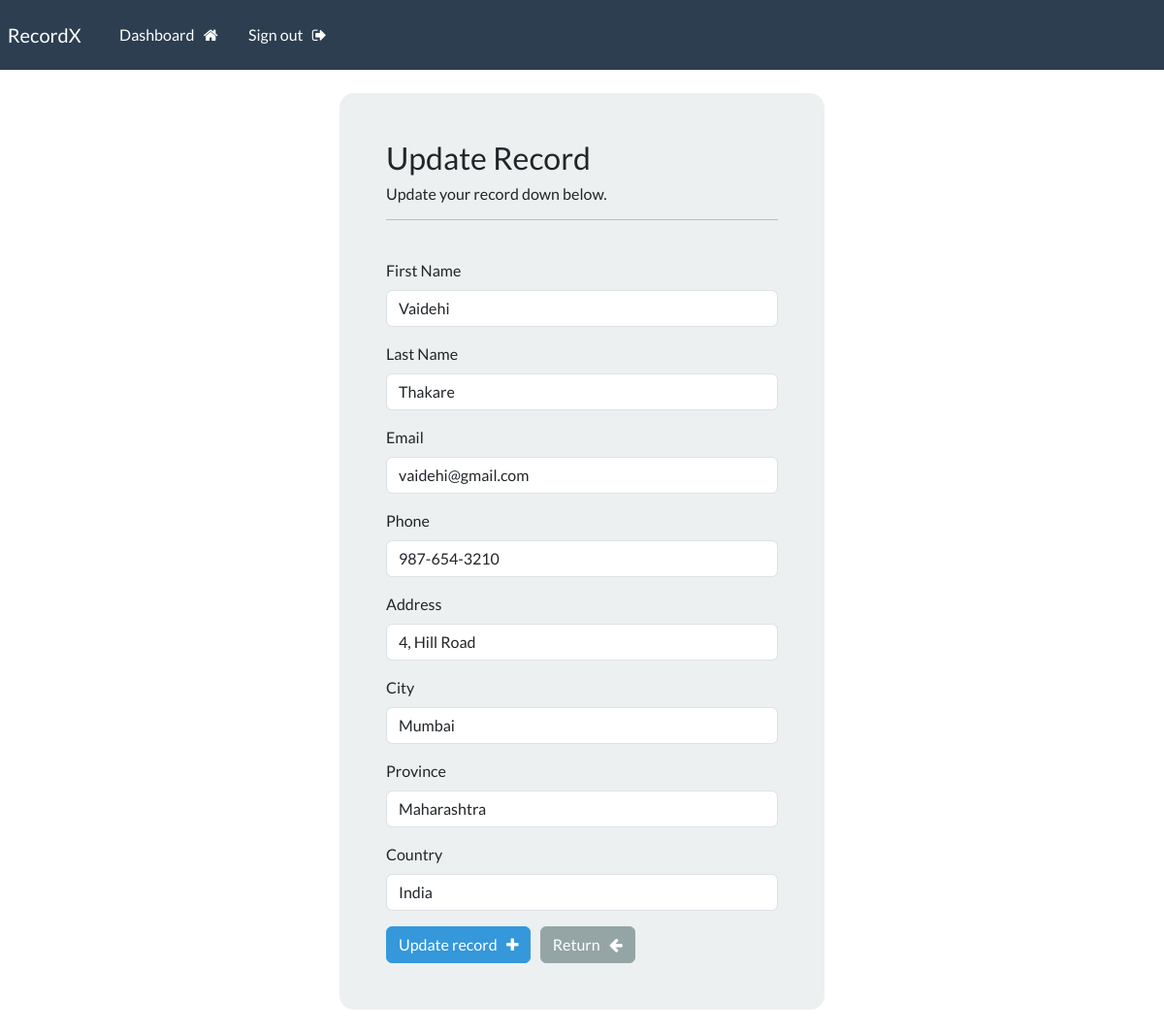
The page /update/4 (signed in) on the database its author committed.
### myapp/models.py (models this page shows, shortened)
class Record(models.Model):
    creation_date = models.DateTimeField(auto_now_add=True)
    first_name = models.CharField(max_length=100)
    last_name = models.CharField(max_length=100)
    email = models.CharField(max_length=255)
    phone = models.CharField(max_length=20)
    address = models.CharField(max_length=300)
    city = models.CharField(max_length=255)
    province = models.CharField(max_length=200)
    country = models.CharField(max_length=125)
    objects = models.Manager()

### myapp/views.py (the view)
# urls.py: path('update/<int:pk>', views.update, name='update'),
@login_required(login_url='login')
def update(request, pk):
    record = Record.objects.get(id=pk)
    form = UpdateRecordForm(instance=record)
    if request.method == 'POST':
        form = UpdateRecordForm(request.POST, instance=record)
        if form.is_valid():
            form.save()
            messages.success(request, "Your record was updated!")
            return redirect("dashboard")
    context = {'form':form}
    return render(request, 'myapp/update.html', context=context)

### myapp/forms.py
class UpdateRecordForm(forms.ModelForm):
    class Meta:
        model = Record
        fields = ['first_name', 'last_name', 'email', 'phone', 'address', 'city', 'province', 'country']

### myapp/templates/myapp/update.html (shortened to what this page needs)
{% extends 'myapp/base.html' %}
{% block content %}
<body>
    <div class="container bg-light shadow-md p-5 form-layout">
        <h3> Update Record </h3>
        <h6> Update your record down below. </h6>
        <hr>
        <br>
        <form method="POST" autocomplete="off">
            <div class="mb-3">
                <label for="id_first_name" class="form-label">First Name</label>
                <input type="text" class="form-control" id="id_first_name" name="first_name" value="{{ form.first_name.value }}">
            </div>
            <div class="mb-3">
                <label for="id_last_name" class="form-label">Last Name</label>
                <input type="text" class="form-control" id="id_last_name" name="last_name" value="{{ form.last_name.value }}">
            </div>
            <div class="mb-3">
                <label for="id_email" class="form-label">Email</label>
                <input type="email" class="form-control" id="id_email" name="email" value="{{ form.email.value }}">
            </div>
            <div class="mb-3">
                <label for="id_phone" class="form-label">Phone</label>
                <input type="text" class="form-control" id="id_phone" name="phone" value="{{ form.phone.value|default_if_none:'' }}">
            </div>
            <div class="mb-3">
                <label for="id_address" class="form-label">Address</label>
                <input type="text" class="form-control" id="id_address" name="address" value="{{ form.address.value|default_if_none:'' }}">
            </div>
            <div class="mb-3">
                <label for="id_city" class="form-label">City</label>
                <input type="text" class="form-control" id="id_city" name="city" value="{{ form.city.value|default_if_none:'' }}">
            </div>
            <div class="mb-3">
                <label for="id_province" class="form-label">Province</label>
                <input type="text" class="form-control" id="id_province" name="province" value="{{ form.province.value|default_if_none:'' }}">
            </div>
            <div class="mb-3">
                <label for="id_country" class="form-label">Country</label>
                <input type="text" class="form-control" id="id_country" name="country" value="{{ form.country.value|default_if_none:'' }}">
            </div>
            <button type="submit" class="btn btn-info">
                Update record &nbsp; <i class="fa fa-plus" aria-hidden="true"></i>
            </button>
            <a href="{% url 'dashboard' %}" class="btn btn-secondary">
                Return &nbsp; <i class="fa fa-arrow-left" aria-hidden="true"></i>
            </a>
        </form>
    </div>
    <br>
</body>
{% endblock %}

### static/css/styles.css (style rules this page uses)
.form-layout { border-radius: 15px; width: 500px; }

### rows shown on the page
Record: first_name "Vaidehi", last_name "Thakare", email "vaidehi@gmail.com", phone "987-654-3210", address "4, Hill Road", city "Mumbai", province "Maharashtra", country "India"
